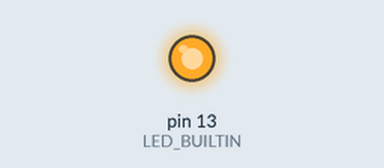
Recording of a sketch running on a simulated Arduino Uno, built with avr-gcc and run on an emulated ATmega328P. On the bench: output pins drawn as LEDs (lit = HIGH).

Above: at 2.5 s.
At 5.5 s:
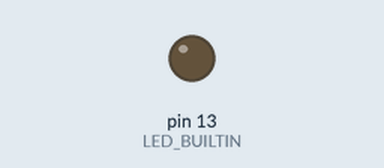
Timing chart, 0 to 7.8 s (numbered marks = the images above):
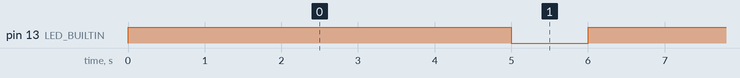

Measured:
- by itself, pin 13 (LED_BUILTIN): alternates HIGH for 5.0 s and LOW for 1.0 s

The sketch:

Blink.ino
```cpp
/*
  Blink
  https://www.arduino.cc/en/Tutorial/BuiltInExamples/Blink
*/

// the setup function runs once when you press reset or power the board
void setup() {
  // initialize digital pin LED_BUILTIN as an output.
  pinMode(LED_BUILTIN, OUTPUT);
}

// the loop function runs over and over again forever
void loop() {
  digitalWrite(13, HIGH);   // turn the LED on (HIGH is the voltage level)
  delay(5000);                       // wait for a second
  digitalWrite(13, LOW);    // turn the LED off by making the voltage LOW
  delay(1000);                       // wait for a second
}
```
